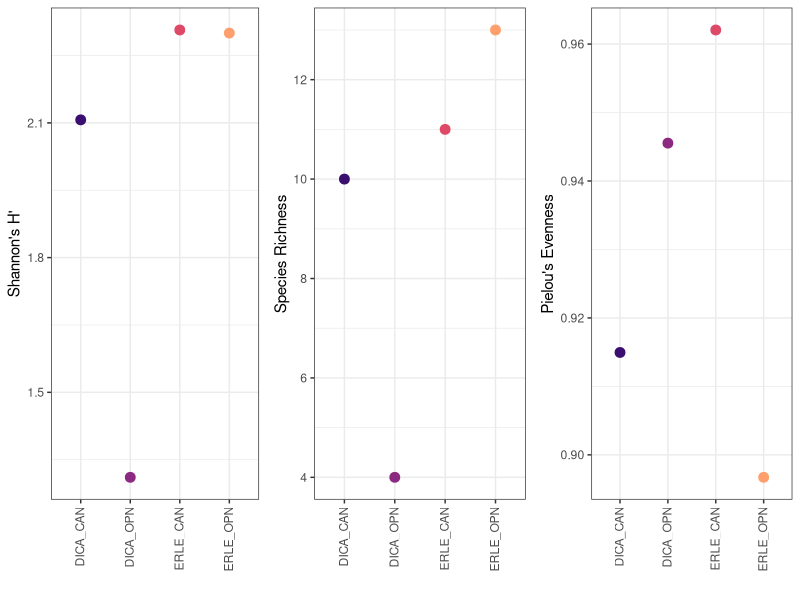

Source code (R): (Note: this script raises an error after producing the figure.)
#Monsoon Endophyte Culture Collection

#Diversity, Richness, Evenness
#Taylor Portman
#20OCT22

#Read in libraries
library(dplyr)
library(tidyverse)
library(ggplot2)
library(vegan)
library(cowplot)
#------------------
library(VennDiagram)

#Set workind directory
setwd("/Volumes/GoogleDrive/My Drive/projects/MastersThesis/R/SRER_FieldExperiment")

#Read in data
dat<-read.csv("data_clean/MonsoonMorphotypes_Clean.csv")
fungi<-read.csv("data_clean/FungalMorph_Clean.csv")
bac<-read.csv("data_clean/BacteriaMorph_Clean.csv")

#Figure save file path
figures= 'MonsoonEndophyte_CultureCollection/figures'


# Fungi: Diversity --------------------------------------------------------
pop = fungi%>%
  count(Morphotype, PlantOrigin, Plot)%>%
  mutate(PlantPlot= paste0(PlantOrigin , "_" , Plot))%>%
  select(-PlantOrigin, -Plot)%>%
  pivot_wider(names_from="Morphotype", values_from = "n", values_fill =0)%>%
  select(-PlantPlot)

env = fungi%>%
  count(Morphotype, PlantOrigin, Plot)%>%
  mutate(PlantPlot= paste0(PlantOrigin , "_" , Plot))%>%
  pivot_wider(names_from="Morphotype", values_from = "n", values_fill =0)%>%
  select(PlantOrigin, Plot, PlantPlot)


H<- diversity(pop)
richness<-specnumber(pop)
evenness<-H/log(richness)

alpha<-cbind(shannon=H, richness= richness, pielou=evenness, env)

#Plot Data
plot.shan <- ggplot(alpha, aes(x = PlantPlot, y = shannon, colour = PlantPlot)) +
  geom_point(size = 3) +
  scale_colour_viridis_d(option = "magma", begin = 0.2, end = 0.8) +
  ylab("Shannon's H'") + 
  xlab("") +
  theme_bw() +
  theme(axis.text.x = element_text(angle = 90, hjust = 1, vjust = 0.4))

plot.rich <-ggplot(alpha, aes(x = PlantPlot, y = richness, colour = PlantPlot)) +
  geom_point(size = 3) +
  scale_colour_viridis_d(option = "magma", begin = 0.2, end = 0.8) +
  ylab("Species Richness") +
  xlab("") +
  theme_bw() +
  theme(axis.text.x = element_text(angle = 90, hjust = 1, vjust = 0.4))

plot.even <- ggplot(alpha, aes(x = PlantPlot, y = evenness, colour = PlantPlot)) +
  geom_point(size = 3) +
  scale_colour_viridis_d(option = "magma", begin = 0.2, end = 0.8) +
  ylab("Pielou's Evenness") +
  xlab("") +
  theme_bw() +
  theme(axis.text.x = element_text(angle = 90, hjust = 1, vjust = 0.4))

legend <- get_legend(plot.even)

plot_grid(plot.shan + theme(legend.position = "none"), plot.rich + theme(legend.position = "none"), plot.even + theme(legend.position = "none"),ncol = 3)


## ADD CHEM DATA??!!

# Venn Diagram ------------------------------------------------------------

fungi.venn<-fungi%>%
  select(PlantOrigin, Morphotype)
fileName = paste(figures, 'Venn_Fungi.png',sep = '/')

venn.diagram(
  x=list(
    fungi.venn%>% filter(PlantOrigin=="DICA")%>% select(Morphotype)%>% unlist(),
    fungi.venn%>% filter(PlantOrigin=="ERLE")%>% select(Morphotype)%>% unlist()),
  category.names=c("DICA", "ERLE"),
  filename= fileName,
  output=TRUE
)
